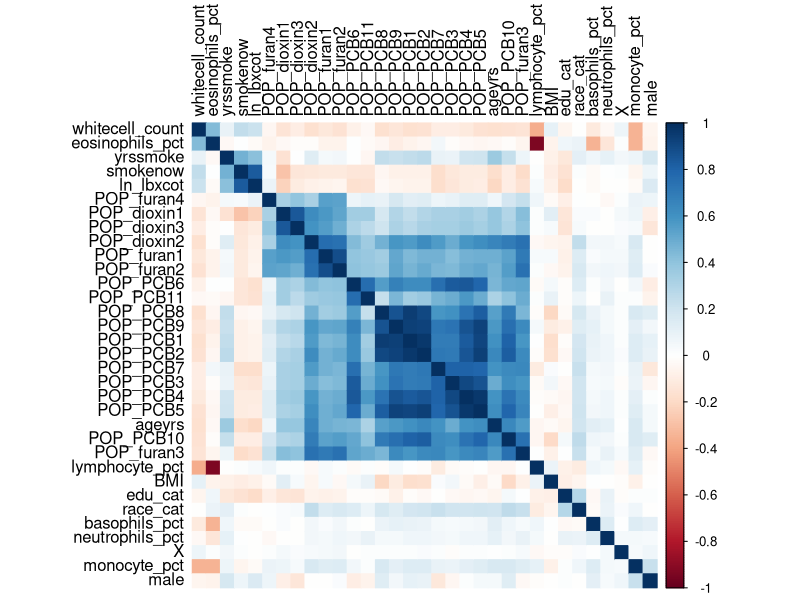
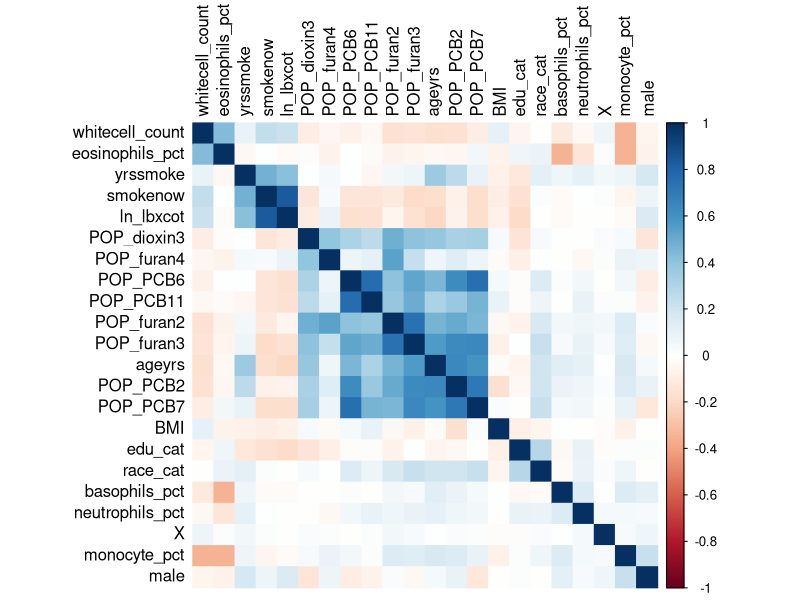

These charts were generated, in order, by the following R code:
## ---- chunk 1
knitr::opts_chunk$set(echo = TRUE)
## ---- chunk 2
library(glmnet)
library(corrplot)
pollutants_original <- read.csv("pollutants.csv", header = TRUE)
pollutants <- pollutants_original[-1]
## ---- chunk 3
gender_list <- c('female', 'male')
edu_list <- c('before_high_school', 'high_school', 'college', 'college_grad')
eth_list <- c('other', 'mexi_us', 'nonhisp_black', 'nonhisp_white')
smoke_list <- c('no', 'yes')

gender <- gender_list[pollutants$male + 1]
education <- edu_list[pollutants$edu_cat]
race <- eth_list[pollutants$race_cat]
smoke_now <- smoke_list[pollutants$smokenow + 1]
## ---- chunk 4
pollutants$male <- factor(gender)
pollutants$edu_cat <- factor(education)
pollutants$race_cat <- factor(race)
pollutants$smokenow <- factor(smoke_now)

pollutants$male <- factor(gender, levels=gender_list)
pollutants$edu_cat <- factor(education, levels=edu_list)
pollutants$race_cat <- factor(race, levels=eth_list)
pollutants$smokenow <- factor(smoke_now, levels=smoke_list)
## ---- chunk 5
## Factors removed 
pollutants_factorsRemoved <- pollutants[-c(27,28,29,32)]

pollutants_factorsRemovedCor <- cor(pollutants_factorsRemoved)
## ---- chunk 6
set.seed(57)

N <- nrow(pollutants)
sampleTrain <- sample(1:N, round(N*0.8,0), replace = FALSE)

dataTrain <- pollutants[sampleTrain,]
dataTest <- pollutants[-sampleTrain,]
## ---- chunk 7
M0 <- lm(length ~ 1, data = dataTrain)
Mfull <- lm(length ~ ., data = dataTrain)
## ---- chunk 8
## Forward selection using AIC
MfwdAIC <- step(object = M0, scope = list(lower = M0, upper = Mfull), 
             trace = FALSE, direction = "forward", k = 2)
summary(MfwdAIC)

## Prediction accuracy
MfwdAIC.res <- pollutants$length[-sampleTrain] - predict(MfwdAIC, newdata = dataTest)
mspeMfwdAIC <- mean(MfwdAIC.res^2)

print(paste("MSPE of foward selection model based on AIC:",mspeMfwdAIC))
## ---- chunk 9
## Forward selection using BIC
MfwdBIC <- step(object = M0, scope = list(lower = M0, upper = Mfull), 
             trace = FALSE, direction = "forward", k = log(nrow(dataTrain)))
summary(MfwdBIC)

## Prediction accuracy
MfwdBIC.res <- pollutants$length[-sampleTrain] - predict(MfwdBIC, newdata = dataTest)
mspeMfwdBIC <- mean(MfwdBIC.res^2)

print(paste("MSPE of foward selection model based on AIC:",mspeMfwdBIC))
## ---- chunk 10
## Backward selection using AIC
MbckAIC <- step(object = Mfull, scope = list(lower = M0, upper = Mfull),
                trace = FALSE, direction = "backward", k = 2)
summary(MbckAIC)

## Prediction accuracy
MbckAIC.res <- pollutants$length[-sampleTrain] - predict(MbckAIC, newdata = dataTest)
mspeMbckAIC <- mean(MbckAIC.res^2)

print(paste("MSPE of foward selection model based on AIC:",mspeMbckAIC))
## ---- chunk 11
## Backward selection using BIC 
MbckBIC <- step(object = Mfull, scope = list(lower = M0, upper = Mfull),
                trace = FALSE, direction = "backward", k = log(nrow(dataTrain)))
summary(MbckBIC)

## Prediction accuracy
MbckBIC.res <- pollutants$length[-sampleTrain] - predict(MbckBIC, newdata = dataTest)
mspeMbckBIC <- mean(MbckBIC.res^2)

print(paste("MSPE of foward selection model based on AIC:",mspeMbckBIC))
## ---- chunk 12
pollutants_pcbs <- dataTrain[,-c(2,3,5,6)]
cor(pollutants_pcbs[,2:8])
## ---- chunk 13
# Correlation matrix
dataTrain_num <- pollutants_original[row.names(dataTrain),]
dataTrain_cor <- cor(dataTrain_num[!colnames(dataTrain_num) %in% c('length')])

# Correlation plot
corrplot(dataTrain_cor, method="color", type="full", order="hclust",  tl.col = "black")
## ---- chunk 14
# New datasets
cols_to_exclude <- c('POP_PCB1','POP_PCB3','POP_PCB4','POP_PCB5','POP_PCB8',
                     'POP_PCB9','POP_PCB10','POP_furan1','POP_dioxin1',
                     'POP_dioxin2','lymphocyte_pct')
pollutants_corRemoved <- pollutants[!colnames(pollutants) %in% cols_to_exclude]
dataTrain_corRemoved <- dataTrain[!colnames(dataTrain) %in% cols_to_exclude]

# Correlation matrix
dataTrain_corRemoved_num <- pollutants_original[
  sampleTrain,
  !colnames(pollutants_original) %in% cols_to_exclude]

dataTrain_corRemoved_cor <- cor(
  dataTrain_corRemoved_num[
    !colnames(dataTrain_corRemoved_num) %in% c('length')])

# Correlation plot
corrplot(dataTrain_corRemoved_cor, method="color", type="full", order="hclust",
         tl.col = "black")
## ---- chunk 15
# From Discord:
# Doing this [setting dataTrain2<-dataTrain, etc.] because we just did the manual variable selection based on the first training set
# For now, will just set dataTrain2 <- dataTrain and dataTest2 <- dataTest
# Later we can go through and remove all the 2's. I just don't want any conflicts rn in case anyone was modifying the second half of the analysis.

# Originally, this section defined a second training/test set. Changed this
set.seed(57)

N2 <- N
sampleTrain2 <- sampleTrain

dataTrain2 <- dataTrain
dataTest2 <- dataTest
## ---- chunk 16
M0_corRemoved <- lm(length ~ 1, data = dataTrain2)
Mfull_corRemoved <- lm(length ~ ., data = dataTrain2)
## ---- chunk 17
## Forward selection using AIC
MfwdAIC_corRemoved <- step(object = M0_corRemoved, scope = list(lower = M0_corRemoved, upper = Mfull_corRemoved), 
             trace = FALSE, direction = "forward", k = 2)
summary(MfwdAIC_corRemoved)

## Prediction accuracy
MfwdAIC_corRemoved.res <- pollutants$length[-sampleTrain2] - predict(MfwdAIC_corRemoved, newdata = dataTest2)
mspeMfwdAIC_corRemoved <- mean(MfwdAIC_corRemoved.res^2)

print(paste("MSPE of foward selection model based on AIC:",mspeMfwdAIC_corRemoved))
## ---- chunk 18
## Forward selection using BIC
MfwdBIC_corRemoved <- step(object = M0_corRemoved, scope = list(lower = M0_corRemoved, upper = Mfull_corRemoved), 
             trace = FALSE, direction = "forward", k = log(nrow(dataTrain2)))
summary(MfwdBIC_corRemoved)

## Prediction accuracy
MfwdBIC_corRemoved.res <- pollutants$length[-sampleTrain2] - predict(MfwdBIC_corRemoved, newdata = dataTest2)
mspeMfwdBIC_corRemoved <- mean(MfwdBIC_corRemoved.res^2)

print(paste("MSPE of foward selection model based on AIC:",mspeMfwdBIC_corRemoved))
## ---- chunk 19
## Backward selection using AIC 
MbckAIC_corRemoved <- step(object = Mfull_corRemoved, scope = list(lower = M0_corRemoved, upper = Mfull_corRemoved),
                trace = FALSE, direction = "backward", k = 2)
summary(MbckAIC_corRemoved)

## Prediction accuracy
MbckAIC_corRemoved.res <- pollutants$length[-sampleTrain2] - predict(MbckAIC_corRemoved, newdata = dataTest2)
mspeMbckAIC_corRemoved <- mean(MbckAIC_corRemoved.res^2)

print(paste("MSPE of foward selection model based on AIC:",mspeMbckAIC_corRemoved))
## ---- chunk 20
## Backward selection using BIC 
MbckBIC_corRemoved <- step(object = Mfull_corRemoved, scope = list(lower = M0_corRemoved, upper = Mfull_corRemoved),
                trace = FALSE, direction = "backward", k = log(nrow(dataTrain2)))
summary(MbckBIC_corRemoved)

## Prediction accuracy
MbckBIC_corRemoved.res <- pollutants$length[-sampleTrain2] - predict(MbckBIC_corRemoved, newdata = dataTest2)
mspeMbckBIC_corRemoved <- mean(MbckBIC_corRemoved.res^2)

print(paste("MSPE of foward selection model based on AIC:",mspeMbckBIC_corRemoved))
